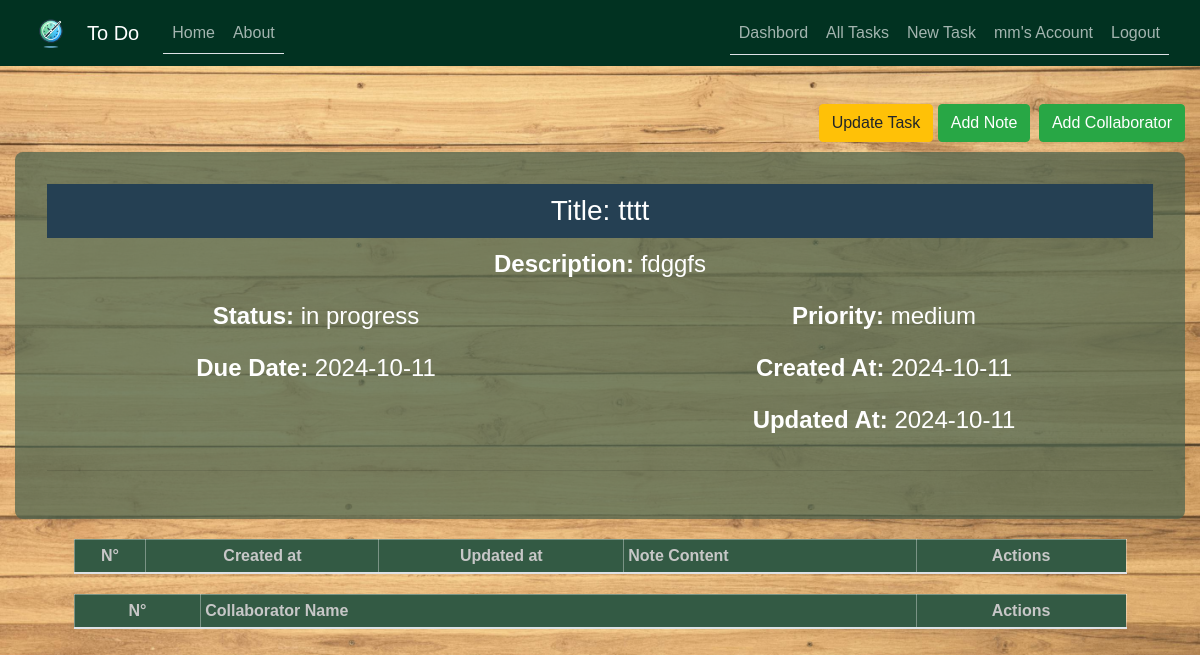
Page /task/48 (signed in) on the earlier database version.
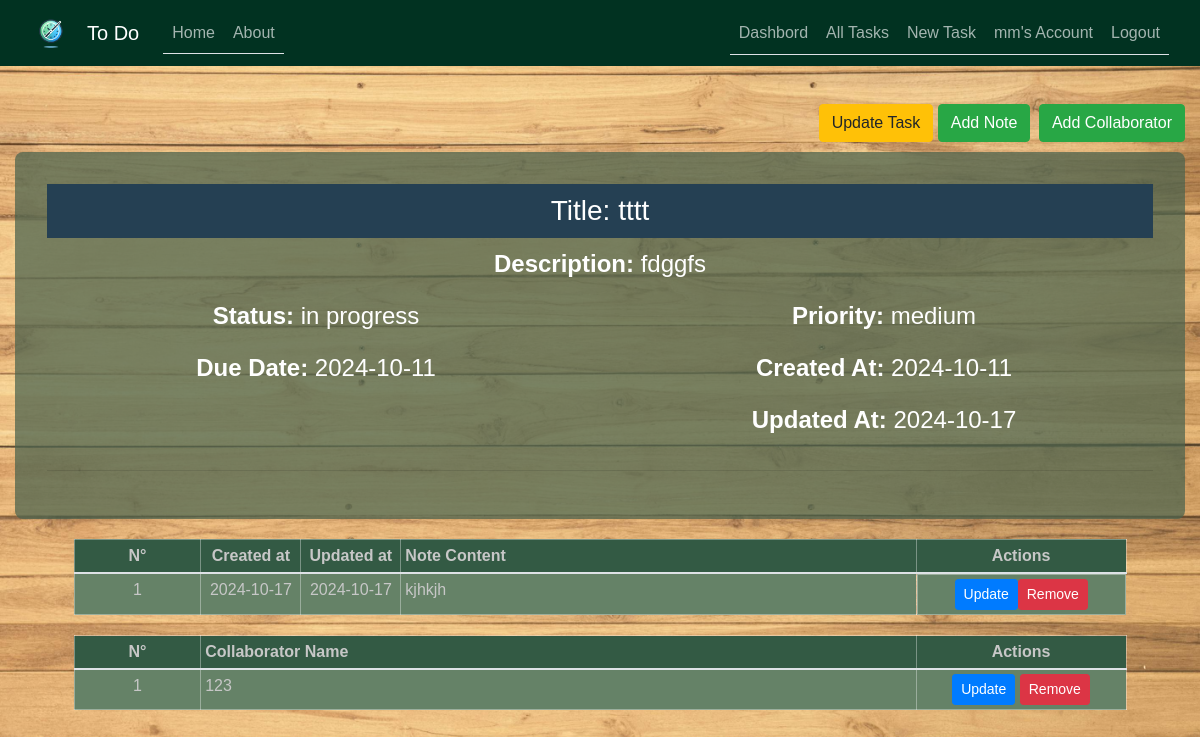
Same page on the later database version.
### To_Do/models.py (models this page shows, shortened)
class User(db.Model, UserMixin):
    id = db.Column(db.Integer, primary_key=True)
    username = db.Column(db.String(50), unique=True, nullable=False)
    email = db.Column(db.String(100), unique=True, nullable=False)
    password = db.Column(db.String(255), nullable=False)
    date_joined = db.Column(db.DateTime, default=datetime.now)
    last_login = db.Column(db.DateTime, default=datetime.now)
    tasks = db.relationship("Task", backref="user", lazy=True)
    task_collaborators = db.relationship("TaskCollaborator", backref="user", lazy=True)

class Task(db.Model):
    id = db.Column(db.Integer, primary_key=True)
    user_id = db.Column(db.Integer, db.ForeignKey("user.id"), nullable=False)
    title = db.Column(db.String(255), nullable=False)
    description = db.Column(db.Text)
    status = db.Column(
        db.Enum("in progress", "completed", "pending"), default="in progress"
    )
    priority = db.Column(db.Enum("low", "medium", "high"), default="medium")
    due_date = db.Column(db.DateTime, default=datetime.utcnow)
    created_at = db.Column(db.DateTime, default=datetime.utcnow)
    updated_at = db.Column(
        db.DateTime, default=datetime.utcnow, onupdate=datetime.utcnow
    )
    notes = db.relationship(
        "Note", backref="task", lazy=True, cascade="all, delete-orphan"
    )
    task_collaborators = db.relationship(
        "TaskCollaborator", backref="task", lazy=True, cascade="all, delete-orphan"
    )

class Note(db.Model):
    id = db.Column(db.Integer, primary_key=True)
    task_id = db.Column(db.Integer, db.ForeignKey("task.id"), nullable=False)
    content = db.Column(db.Text, nullable=False)
    created_at = db.Column(db.DateTime, default=datetime.utcnow)
    updated_at = db.Column(
        db.DateTime, default=datetime.utcnow, onupdate=datetime.utcnow
    )

class TaskCollaborator(db.Model):
    id = db.Column(db.Integer, primary_key=True)
    task_id = db.Column(db.Integer, db.ForeignKey("task.id"), nullable=False)
    user_id = db.Column(db.Integer, db.ForeignKey("user.id"), nullable=False)

### To_Do/tasks/routes.py (the view)
@tasks.route("/task/<int:task_id>")
def task(task_id):
    if not current_user.is_authenticated:
        flash("You need to be logged in to access this page.", "warning")
        return redirect(url_for("users.login"))
    task = Task.query.get_or_404(task_id)
    previous_task = (
        Task.query.filter(Task.id < task_id, Task.user_id == current_user.id)
        .order_by(Task.id.desc())
        .first()
    )
    next_task = (
        Task.query.filter(Task.id > task_id, Task.user_id == current_user.id)
        .order_by(Task.id.asc())
        .first()
    )
    return render_template(
        "task.html",
        title=task.title,
        task=task,
        previous_task=previous_task,
        next_task=next_task,
    )

### To_Do/models.py (called while the page is built)
@login_manager.user_loader
def load_user(user_id):
    return User.query.get(int(user_id))

### To_Do/templates/task.html (shortened to what this page needs)
{% extends "base.html" %}
{% import 'macros_note.html' as macros %}
{% block content %}
<div class="float-right mt-4">
    <a href="{{ url_for('tasks.update_task', task_id=task.id) }}" class="btn btn-warning btn-2g">Update Task</a>
    <a href="{{ url_for('tasks.new_note', task_id=task.id) }}" class="btn btn-success btn-2g mr-1">
         Add Note
    </a>
    <a href="{{ url_for('tasks.new_collaborator', task_id=task.id) }}" class="btn btn-success btn-2g">
         Add Collaborator
    </a>
</div>
<br>
<br>
<div class="content-section mt-4">
    <h3 style="background-color: #254053; color: #ffffff; padding: 10px;">Title: {{ task.title }}</h3>
    <div class="row">
        <div class="col-md-12">
            <p><strong>Description:</strong> {{ task.description }}</p>
        </div>
    </div>
    <div class="row">
        <div class="col-md-6">
            <p><strong>Status:</strong> {{ task.status }}</p>
        </div>
        <div class="col-md-6">
            <p><strong>Priority:</strong> {{ task.priority }}</p>
        </div>
    </div>
    <div class="row">
        <div class="col-md-6">
            <p><strong>Due Date:</strong> {{ task.due_date.strftime('%Y-%m-%d') }}</p>
        </div>
        <div class="col-md-6">
            <p><strong>Created At:</strong> {{ task.created_at.strftime('%Y-%m-%d') }}</p>
        </div>
    </div>
    <div class="row">
        <div class="col-md-6">
        </div>
        <div class="col-md-6">
            <p><strong>Updated At:</strong> {{ task.updated_at.strftime('%Y-%m-%d') }}</p>
        </div>
    </div>
    <hr>
</div>
<table class="table">
    <thead>
        <tr>
            <th scope="col" class="text-center">N°</th>
            <th scope="col" class="text-center">Created at</th>
            <th scope="col" class="text-center">Updated at</th>
            <th scope="col">Note Content</th>
            <th scope="col" class="text-center actions-column">Actions</th>
        </tr>
    </thead>
    <tbody>
        {% for note in task.notes %}
        <tr>
            <td class="text-center">{{ loop.index }}</td>
            <td class="text-center" style="width:100px;">{{ note.created_at.strftime('%Y-%m-%d') }}</td>
            <td class="text-center" style="width:100px;">{{ note.updated_at.strftime('%Y-%m-%d') }}</td>
            <td>{{ note.content }}</td>
            <td class="text-center d-flex  justify-content-center">
                <a href="{{ url_for('tasks.update_note', note_id=note.id) }}" class="btn btn-primary btn-sm">Update</a>
                <button type="button" class="btn btn-danger btn-sm" data-toggle="modal" data-target="#deleteModal{{ note.id }}">
                    Remove
                </button>
            </td>
        </tr>
        {% endfor %}
    </tbody>
</table>
<table class="table">
    <thead>
        <tr>
            <th scope="col" class="text-center">N°</th>
            <th scope="col">Collaborator Name</th>
            <th scope="col" class="text-center actions-column">Actions</th>
        </tr>
    </thead>
    <tbody>
        {% for collaborator in task.task_collaborators %}
        <tr>
            <td class="text-center">{{ loop.index }}</td>
            <td>{{ collaborator.user.username }}</td>
            <td class="text-center">
                <a href="#" class="btn btn-primary btn-sm">Update</a>
                <a href="#" class="btn btn-danger btn-sm">Remove</a>
            </td>
        </tr>
        {% endfor %}
    </tbody>
</table>
{% endblock content %}

### To_Do/templates/base.html (shortened to what this page needs)
<!DOCTYPE html>
<html>
<head>
    <link rel="stylesheet" href="https://maxcdn.bootstrapcdn.com/bootstrap/4.0.0/css/bootstrap.min.css">
    <link rel="stylesheet" type="text/css" href="{{ url_for('static', filename='/css/main.css') }}">
</head>
<body>
    <header class="site-header">
      <nav class="navbar navbar-expand-md navbar-dark bg-steel fixed-top">
        <div class="container">
        <a class="navbar-brand" href="/">
          <img src="{{ url_for('static', filename='logo.png') }}" alt="Logo" style="width:40px;">
        </a>
          <a class="navbar-brand mr-4" href="/">To Do</a>
          <div class="collapse navbar-collapse" id="navbarToggle">
            <div class="nav nav-tabs mr-auto navbar-nav">
              <a class="nav-item nav-link" href="/">Home</a>
              <a class="nav-item nav-link" href="/about">About</a>
            </div>
            <div class="nav nav-tabs">
              <div class="navbar-nav">
                {% if current_user.is_authenticated %}
                <a class="nav-link" href="/dashbord">Dashbord</a>
                  <a class="nav-link" href="{{ url_for('tasks.all_tasks') }}"> All Tasks </a>
                  <a class="nav-link" href="{{ url_for('tasks.new_task') }}">New Task</a>
                  <a class="nav-link" href="/account">{{ current_user.username }}'s Account</a>
                  <a class="nav-link" href="logout">Logout</a>
                {% else %}
                  <a class="nav-item nav-link" href="{{ url_for('users.login') }}">Login</a>
                  <a class="nav-item nav-link" href="{{ url_for('users.sign_up') }}">Sign Up</a>
                {% endif %}
              </div>
            </div>
          </div>
        </div>
      </nav>
    </header>
    <main role="main" class="container">
      <div class="row">
        <div class="col-md-12">
          {% block content %}{% endblock %}
        </div>
      </div>
    </main>
  </body>
</html>

### To_Do/static/css/main.css (style rules this page uses)
* { box-sizing: border-box; }
body { width: 100%; height: 100vh; font-family: Arial, sans-serif; background-image: url('../background.jpg'); background-position: center; background-size:cover; background-attachment:scroll; position: relative; margin-top: 5rem; color: #000000; }
.bg-steel { background-color: #013221; color: #000000; }
.table { width: 90%; margin: 20px auto; }
.table th, .table td { border: 1px solid #ffffff59; padding: 4px; text-align: left; }
.table th { background-color: #335A44; color: #c7c7c7; }
.table td { background: #658267; color: #c7c7c7; }
.container { width: 100%; max-width: 1400px; text-align: center; margin: 0 auto; border-radius: 40%; }
.content-section { background: #4c634ebc; padding: 2rem; border-radius: 8px; margin-top: 20px; color: #fff; font-size: 1.5rem; }
.site-header .navbar-nav .nav-link { color: #fdfeffa4; }
.actions-column { width: 210px; }
a { color: #f3f3f3; text-decoration: none; }

Differences in the rows shown:
changed Task "tttt": updated_at "2024-10-11" → "2024-10-17"
added Note: created_at "2024-10-17", updated_at "2024-10-17", content "kjhkjh"
added TaskCollaborator: user.username "123"
